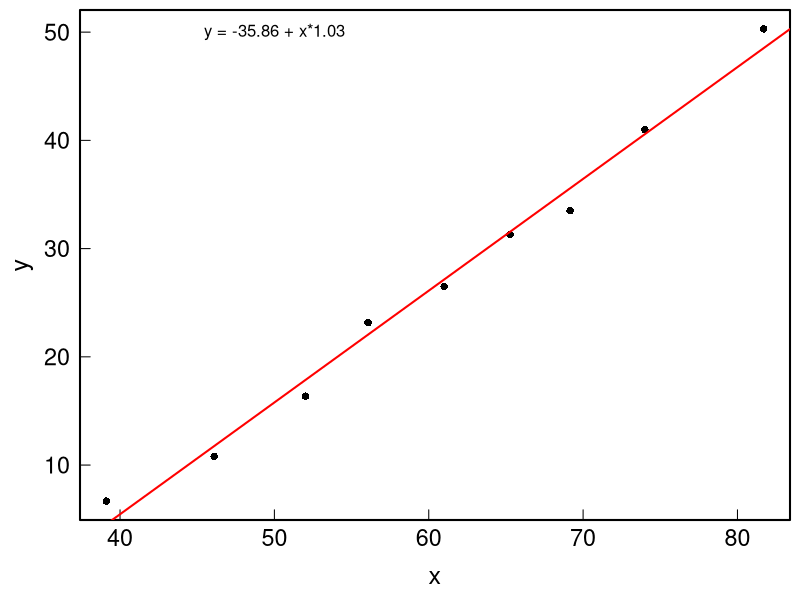
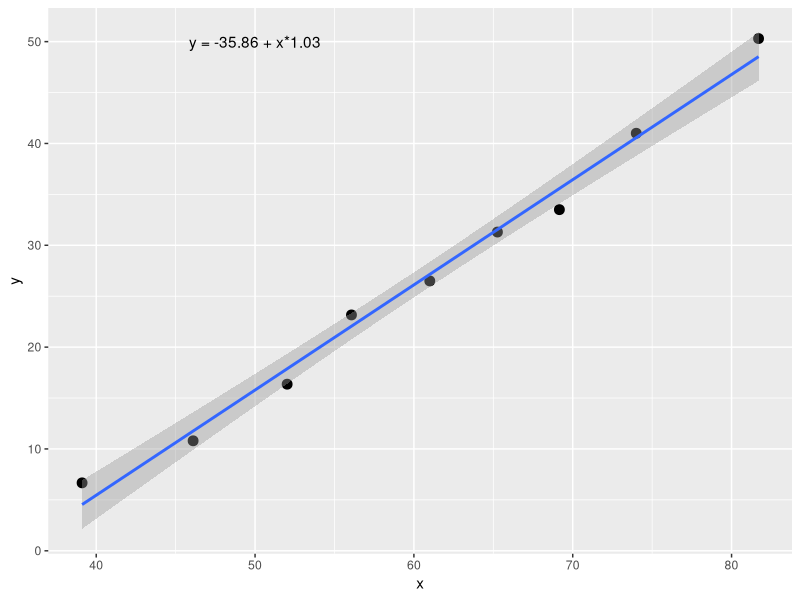
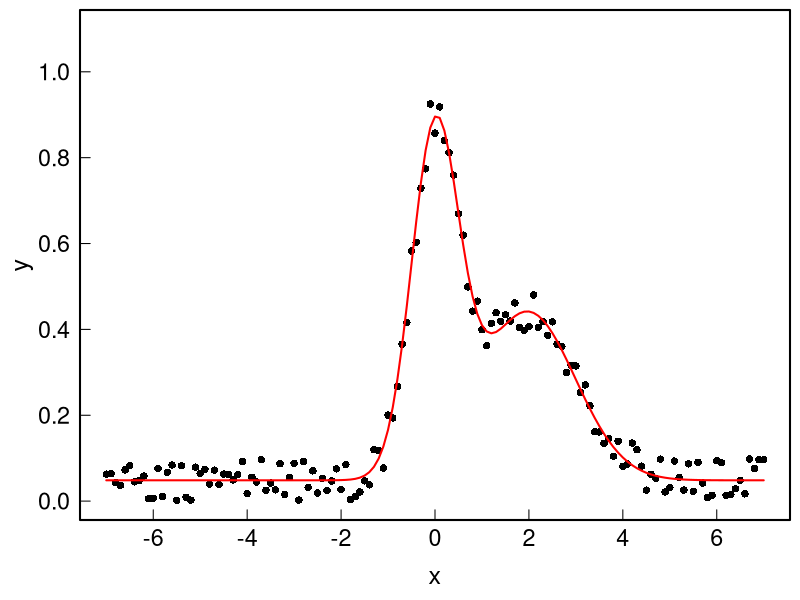
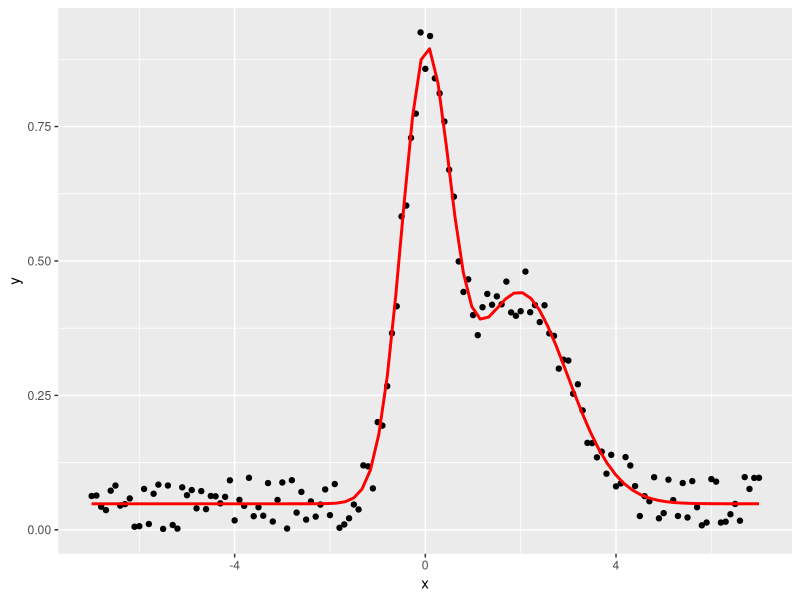
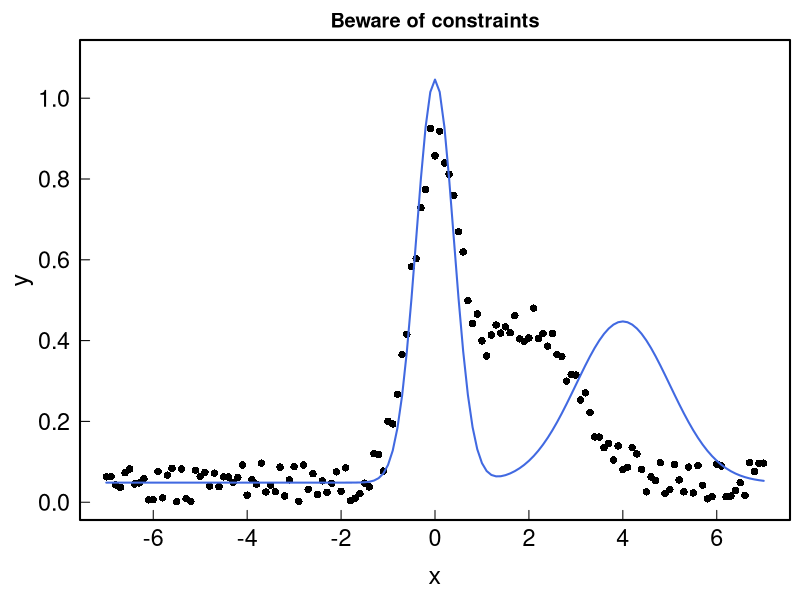
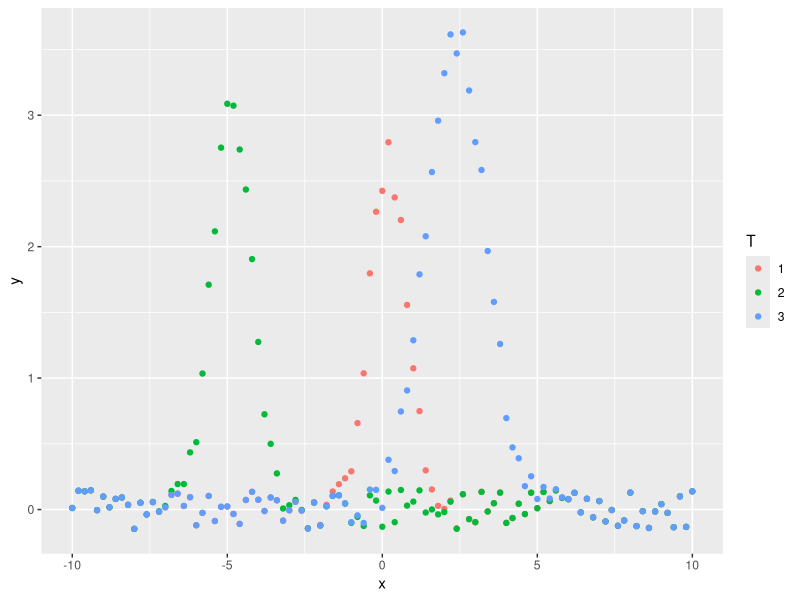
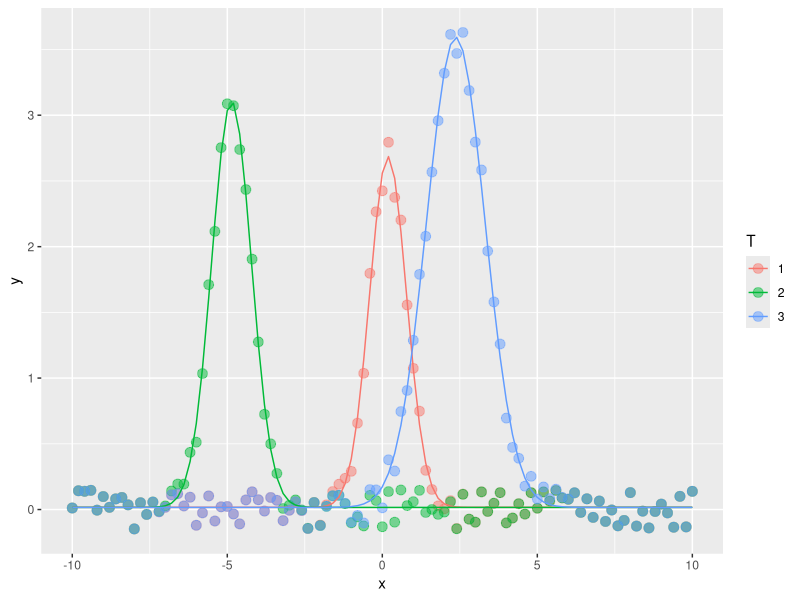
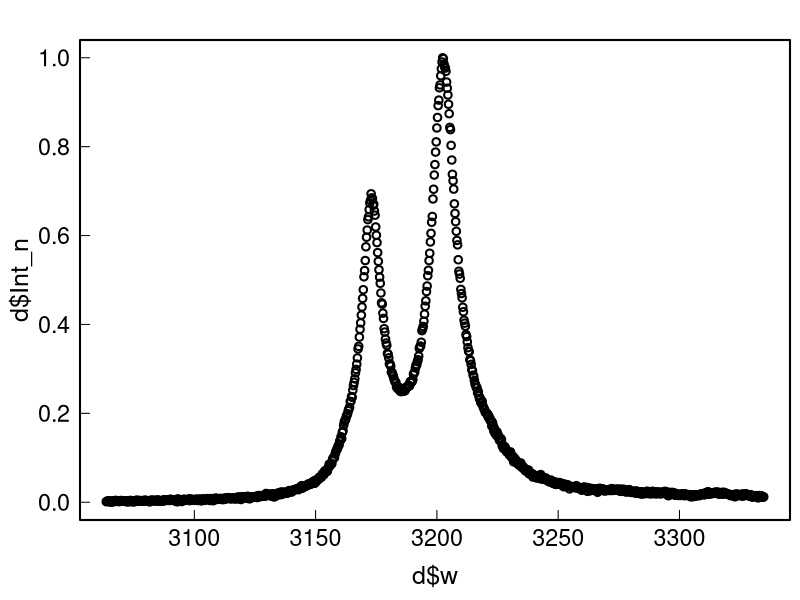

Generate these figures, in order, with R:
## ---- chunk 1
rm(list = ls())
## ---- chunk 2
# Create some fake data
d <- read.table(header=TRUE,text="
   x           y
   39.11       6.67
   46.1        10.8
   52.02       16.36
   56.07       23.16
   61.00       26.5
   65.26       31.3
   69.16       33.5
   74.00       41.0
   81.70       50.3
   ")
# Fit with a linear model
fit <- lm(y~x, data=d)
# Summary of the fit
summary(fit)
attributes(fit)
# Retrieve the coefficients and errors
coef(fit); coef(fit)[1]; coef(fit)['(Intercept)']
summary(fit)$coefficients; summary(fit)$coefficients["x","Std. Error"]
# Plotting the points and the fit
par(cex.lab=1.5, cex.axis=1.4, mgp = c(2.4, .5, 0),
    tck=0.02, mar=c(4, 4, .5, .5), lwd=2, las=1)
plot(d, pch=16)
abline(coef(fit), col="red")
to_print <- paste("y = ", round(coef(fit)[1],2)," + x*",
                    round(coef(fit)[2],2), sep="")
text(50, 50, to_print)
library(ggplot2)
ggplot(data=d, aes(x,y)) + 
    geom_point(cex=3) +
    geom_smooth(method="lm") +
    annotate("text", x = 50, y = 50, label = to_print)
## ---- chunk 3
# Create fake data
x  <- seq(-7,7,.1)
y  <- dnorm(x, sd = .5) + dnorm(x, mean=2, sd = 1) + runif(length(x))/10
df <- data.frame(x=x,y=y)
# Create a function to fit the data
myfunc <- function(x, y0, x0, A, B) {
    y0 + dnorm(x, sd=A) + dnorm(x, mean=x0, sd=B)
}
# Fit the data using a user function
fit <- nls(y ~ myfunc(x, y0, x0, A, B),
           data=df,
           start=list(y0=0, x0=1.5, A=.2, B=.2) # provide starting point
           )
summary(fit)
coef(fit)
# Plotting the resulting function in red
par(cex.lab=1.5, cex.axis=1.4, mgp = c(2.4, .5, 0),
    tck=0.02, mar=c(4, 4, .5, .5), lwd=2, las=1)
plot(x, y, pch=16, ylim=c(0,1.1))
lines(x, predict(fit, x), col="red", lwd=2)
## ---- chunk 4
ggplot(data=df, aes(x,y))+
    geom_point() +
    geom_smooth(method = "nls", 
                method.args = list(formula = y ~ myfunc(x, y0, x0, A, B),
                                   start=list(y0=0, x0=1.5, A=.2, B=.2)
                                   ), 
                data = df,
                se = FALSE,
                color="red")
## ---- chunk 5
# Constraining the upper and lower values of the fitting parameters
fit2 <- nls(y~ myfunc(x, y0, x0, A, B),
           start=list(y0=0, x0=5, A=.2, B=.2),
           upper=list(y0=Inf, x0=Inf, A=.4, B=1),
           lower=list(y0=-Inf, x0=4, A=-Inf, B=-Inf),
           algorithm = "port"
           )
# Plotting the resulting function in blue
par(cex.lab=1.5, cex.axis=1.4, mgp = c(2.4, .5, 0),
    tck=0.02, mar=c(4, 4, 2, .5), lwd=2, las=1)
plot(x, y, pch=16, ylim=c(0,1.1), main="Beware of constraints")
lines(x, predict(fit2, x), col="royalblue", lwd=2)
## ---- chunk 6
x  <- seq(-7,7,.1)
y  <- dnorm(x, sd = .5) + dnorm(x, mean=2, sd = 1) + runif(length(x))/10
df <- data.frame(x=x,y=y)
# Create a function to fit the data
myfunc <- function(x, y0, x0, A, B) {
    y0 + dnorm(x, sd=A) + dnorm(x, mean=x0, sd=B)
}
# Fit the data using a user function
fit <- nls(y ~ myfunc(x, y0, x0, A, B),
           data=df,
           start=list(y0=0, x0=1.5, A=.2, B=.2) # provide starting point
           )
library(broom)
# Get all parameters and their error
tidy(fit)
# Get the fitted curve and residuals
augment(fit)
## ---- chunk 7
library(broom)
library(tidyverse)
library(ggplot2)
# Create fake data
a <- seq(-10,10,.2)
centers <- runif(3, min=-8, max=8)
widths  <- runif(3, min=0.5, max=1)
amp     <- runif(3, min=2, max=10)
noise   <- .3*runif(length(a))-.15
d <- tibble(x=rep(a,3),
            y=c(amp[1]*dnorm(a,mean=centers[1],sd=widths[1]) + noise,
                amp[2]*dnorm(a,mean=centers[2],sd=widths[2]) + noise,
                amp[3]*dnorm(a,mean=centers[3],sd=widths[3]) + noise),
            T=factor(rep(1:3, each=length(a)))
            )
# Plot the data
d %>% ggplot(aes(x=x, y=y, color=T))+
        geom_point()
# Fit all data
d_fitted <- d %>% 
    nest(data=-T) %>%
    mutate(fit = purrr::map(data, ~ nls(data = .,
                                 y ~ y0 + A*dnorm(x, mean=x0, sd=FW), 
                                 start=list(A  = max(.$y),
                                            y0 = .01, 
                                            x0 = .$x[which.max(.$y)], 
                                            FW = .7)
                                 )),
           tidied = purrr::map(fit, tidy),
           augmented = purrr::map(fit, augment)
          )
# data and fit resulting curve
d_fitted %>% 
  unnest(augmented)
# fit parameters
d_fitted %>% 
  unnest(tidied)
# fit parameters as a tidy table
d_fitted %>% 
  unnest(tidied) %>% 
  select(T, term, estimate, std.error) %>% 
  pivot_wider(names_from = term, 
              values_from = c(estimate,std.error))
# plot fit result
d_fitted %>% 
    unnest(augmented) %>% 
    ggplot(aes(x=x, color=T))+
        geom_point(aes(y=y), alpha=0.5, size=3) + 
        geom_line(aes(y=.fitted))
## ---- chunk 8
# Load rubis_1.txt, normalize it to [0,1] and plot it
d <- read.table("Data/rubis_01.txt", header=FALSE, col.names=c("w", "Int"))
norm01 <- function(x) {(x-min(x))/(max(x)-min(x))}
d$Int_n <- norm01(d$Int)
par(cex.lab=1.5, cex.axis=1.4, mgp = c(2.4, .5, 0),
    tck=0.02, mar=c(4, 4, 2, .5), lwd=2, las=1)
plot(d$w, d$Int_n)
# Define the Lorentzian function
Lorentzian <- function(x,x0=0,FWHM=1,A=1,y0=0){
    y0 + 2*A/(pi*FWHM)/( 1 + ((x-x0)/(FWHM/2))^2 )
}
# Create a function that is the sum of 2 Lorentzians
Lor2 <- function(x,y0,x1,FWHM1,A1,x2,FWHM2,A2){
    y0 + Lorentzian(x,x0=x1,FWHM=FWHM1,A=A1,y0=0) + 
         Lorentzian(x,x0=x2,FWHM=FWHM2,A=A2,y0=0) 
}
# Guess grossly the initial parameters and plot the resulting curve as a blue dashed line
plot(d$w, d$Int_n)
lines(d$w,Lor2(d$w,y0=0.03, x1=3160, FWHM1=10, A1=3, 
                   x2=3210, FWHM2=10, A2=7), col="blue", lty=2)
# Fit the data by a sum of 2 Lorentzians using `nls`
fit <- nls(data=d, Int_n ~ Lor2(w,y0,x1,FWHM1,A1,x2,FWHM2,A2), 
           start=list(x1=3160, FWHM1=10, A1=3, y0=0.03,
                      x2=3200, FWHM2=10, A2=7)
           )
summary(fit)
# Add the result on the plot as a red line
lines(d$w, predict(fit, d$w), col="red")
# Add the 2 Lorentzian components as area-filled curves with `alpha=0.2` and two different colors
y0   <- coef(fit)['y0']
lor1 <- Lorentzian(d$w,x0=coef(fit)['x1'],FWHM=coef(fit)['FWHM1'],A=coef(fit)['A1'],y0=0)
lor2 <- Lorentzian(d$w,x0=coef(fit)['x2'],FWHM=coef(fit)['FWHM2'],A=coef(fit)['A2'],y0=0)
polygon(d$w, lor1+y0,col=adjustcolor("royalblue", alpha=.2), border=NA)
polygon(d$w, lor2+y0,col=adjustcolor("orange", alpha=.2), border=NA)
# Do the same plot with `ggplot2`
library(ggplot2)
dd <- data.frame(d, ytot=lor1+lor2+y0,lor1=lor1+y0, lor2=lor2+y0)
ggplot(data=dd, aes(x=w))+
    labs(x="Raman Shift [1/cm]", y="Intensity [arb. units]")+
    geom_point(aes(y=Int_n), alpha=.5)+
    geom_line(aes(y=ytot), col="red")+
    geom_area(aes(y=lor1), fill="royalblue", alpha=.2)+
    geom_area(aes(y=lor2), fill="orange", alpha=.2)+
    theme_bw()
